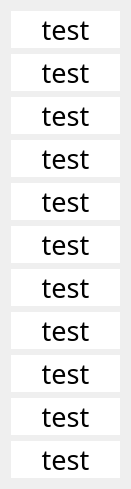
   <widget class="QWidget" name="layoutWidget">
    <property name="geometry">
     <rect>
      <x>1380</x>
      <y>430</y>
      <width>131</width>
      <height>431</height>
     </rect>
    </property>
    <layout class="QVBoxLayout" name="verticalLayout_8">
     <item>
      <widget class="QLabel" name="label_46">
       <property name="font">
        <font>
         <family>OCR A Extended</family>
         <pointsize>20</pointsize>
         <weight>50</weight>
         <italic>false</italic>
         <bold>false</bold>
        </font>
       </property>
       <property name="styleSheet">
        <string notr="true">background-color: rgb(255, 255, 255);
font: 20pt &quot;OCR A Extended&quot;;</string>
       </property>
       <property name="text">
        <string>test</string>
       </property>
       <property name="alignment">
        <set>Qt::AlignCenter</set>
       </property>
      </widget>
     </item>
     <item>
      <widget class="QLabel" name="label_47">
       <property name="font">
        <font>
         <family>OCR A Extended</family>
         <pointsize>20</pointsize>
         <weight>50</weight>
         <italic>false</italic>
         <bold>false</bold>
        </font>
       </property>
       <property name="styleSheet">
        <string notr="true">background-color: rgb(255, 255, 255);
font: 20pt &quot;OCR A Extended&quot;;</string>
       </property>
       <property name="text">
        <string>test</string>
       </property>
       <property name="alignment">
        <set>Qt::AlignCenter</set>
       </property>
      </widget>
     </item>
     <item>
      <widget class="QLabel" name="label_48">
       <property name="font">
        <font>
         <family>OCR A Extended</family>
         <pointsize>20</pointsize>
         <weight>50</weight>
         <italic>false</italic>
         <bold>false</bold>
        </font>
       </property>
       <property name="styleSheet">
        <string notr="true">background-color: rgb(255, 255, 255);
font: 20pt &quot;OCR A Extended&quot;;</string>
       </property>
       <property name="text">
        <string>test</string>
       </property>
       <property name="alignment">
        <set>Qt::AlignCenter</set>
       </property>
      </widget>
     </item>
     <item>
      <widget class="QLabel" name="label_49">
       <property name="font">
        <font>
         <family>OCR A Extended</family>
         <pointsize>20</pointsize>
         <weight>50</weight>
         <italic>false</italic>
         <bold>false</bold>
        </font>
       </property>
       <property name="styleSheet">
        <string notr="true">background-color: rgb(255, 255, 255);
font: 20pt &quot;OCR A Extended&quot;;</string>
       </property>
       <property name="text">
        <string>test</string>
       </property>
       <property name="alignment">
        <set>Qt::AlignCenter</set>
       </property>
      </widget>
     </item>
     <item>
      <widget class="QLabel" name="label_50">
       <property name="font">
        <font>
         <family>OCR A Extended</family>
         <pointsize>20</pointsize>
         <weight>50</weight>
         <italic>false</italic>
         <bold>false</bold>
        </font>
       </property>
       <property name="styleSheet">
        <string notr="true">background-color: rgb(255, 255, 255);
font: 20pt &quot;OCR A Extended&quot;;</string>
       </property>
       <property name="text">
        <string>test</string>
       </property>
       <property name="alignment">
        <set>Qt::AlignCenter</set>
       </property>
      </widget>
     </item>
     <item>
      <widget class="QLabel" name="label_51">
       <property name="font">
        <font>
         <family>OCR A Extended</family>
         <pointsize>20</pointsize>
         <weight>50</weight>
         <italic>false</italic>
         <bold>false</bold>
        </font>
       </property>
       <property name="styleSheet">
        <string notr="true">background-color: rgb(255, 255, 255);
font: 20pt &quot;OCR A Extended&quot;;</string>
       </property>
       <property name="text">
        <string>test</string>
       </property>
       <property name="alignment">
        <set>Qt::AlignCenter</set>
       </property>
      </widget>
     </item>
     <item>
      <widget class="QLabel" name="label_52">
       <property name="font">
        <font>
         <family>OCR A Extended</family>
         <pointsize>20</pointsize>
         <weight>50</weight>
         <italic>false</italic>
         <bold>false</bold>
        </font>
       </property>
       <property name="styleSheet">
        <string notr="true">background-color: rgb(255, 255, 255);
font: 20pt &quot;OCR A Extended&quot;;</string>
       </property>
       <property name="text">
        <string>test</string>
       </property>
       <property name="alignment">
        <set>Qt::AlignCenter</set>
       </property>
      </widget>
     </item>
     <item>
      <widget class="QLabel" name="label_53">
       <property name="font">
        <font>
         <family>OCR A Extended</family>
         <pointsize>20</pointsize>
         <weight>50</weight>
         <italic>false</italic>
         <bold>false</bold>
        </font>
       </property>
       <property name="styleSheet">
        <string notr="true">background-color: rgb(255, 255, 255);
font: 20pt &quot;OCR A Extended&quot;;</string>
       </property>
       <property name="text">
        <string>test</string>
       </property>
       <property name="alignment">
        <set>Qt::AlignCenter</set>
       </property>
      </widget>
     </item>
     <item>
      <widget class="QLabel" name="label_54">
       <property name="font">
        <font>
         <family>OCR A Extended</family>
         <pointsize>20</pointsize>
         <weight>50</weight>
         <italic>false</italic>
         <bold>false</bold>
        </font>
       </property>
       <property name="styleSheet">
        <string notr="true">background-color: rgb(255, 255, 255);
font: 20pt &quot;OCR A Extended&quot;;</string>
       </property>
       <property name="text">
        <string>test</string>
       </property>
       <property name="alignment">
        <set>Qt::AlignCenter</set>
       </property>
      </widget>
     </item>
     <item>
      <widget class="QLabel" name="label_55">
       <property name="font">
        <font>
         <family>OCR A Extended</family>
         <pointsize>20</pointsize>
         <weight>50</weight>
         <italic>false</italic>
         <bold>false</bold>
        </font>
       </property>
       <property name="styleSheet">
        <string notr="true">background-color: rgb(255, 255, 255);
font: 20pt &quot;OCR A Extended&quot;;</string>
       </property>
       <property name="text">
        <string>test</string>
       </property>
       <property name="alignment">
        <set>Qt::AlignCenter</set>
       </property>
      </widget>
     </item>
     <item>
      <widget class="QLabel" name="label_56">
       <property name="font">
        <font>
         <family>OCR A Extended</family>
         <pointsize>20</pointsize>
         <weight>50</weight>
         <italic>false</italic>
         <bold>false</bold>
        </font>
       </property>
       <property name="styleSheet">
        <string notr="true">background-color: rgb(255, 255, 255);
font: 20pt &quot;OCR A Extended&quot;;</string>
       </property>
       <property name="text">
        <string>test</string>
       </property>
       <property name="alignment">
        <set>Qt::AlignCenter</set>
       </property>
      </widget>
     </item>
    </layout>
   </widget>
